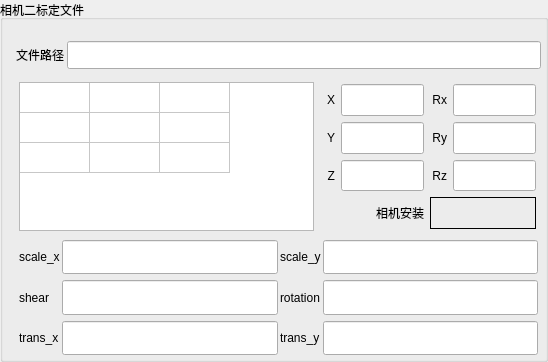
           <widget class="QGroupBox" name="groupBox_2">
            <property name="title">
             <string>相机二标定文件</string>
            </property>
            <layout class="QVBoxLayout" name="verticalLayout_3" stretch="1,4,3">
             <property name="spacing">
              <number>2</number>
             </property>
             <property name="topMargin">
              <number>15</number>
             </property>
             <property name="rightMargin">
              <number>2</number>
             </property>
             <property name="bottomMargin">
              <number>2</number>
             </property>
             <item>
              <layout class="QHBoxLayout" name="horizontalLayout_2">
               <property name="leftMargin">
                <number>2</number>
               </property>
               <property name="topMargin">
                <number>6</number>
               </property>
               <property name="rightMargin">
                <number>2</number>
               </property>
               <property name="bottomMargin">
                <number>6</number>
               </property>
               <item>
                <widget class="QLabel" name="label_10">
                 <property name="text">
                  <string>文件路径</string>
                 </property>
                </widget>
               </item>
               <item>
                <widget class="ClickLineEdit" name="lineEdit_Calib2">
                 <property name="sizePolicy">
                  <sizepolicy hsizetype="Expanding" vsizetype="Preferred">
                   <horstretch>0</horstretch>
                   <verstretch>0</verstretch>
                  </sizepolicy>
                 </property>
                </widget>
               </item>
              </layout>
             </item>
             <item>
              <layout class="QHBoxLayout" name="horizontalLayout_10" stretch="4,3">
               <property name="leftMargin">
                <number>5</number>
               </property>
               <property name="topMargin">
                <number>5</number>
               </property>
               <property name="rightMargin">
                <number>5</number>
               </property>
               <property name="bottomMargin">
                <number>5</number>
               </property>
               <item>
                <widget class="QTableWidget" name="tableWidget2">
                 <property name="autoScrollMargin">
                  <number>10</number>
                 </property>
                 <attribute name="horizontalHeaderVisible">
                  <bool>false</bool>
                 </attribute>
                 <attribute name="horizontalHeaderDefaultSectionSize">
                  <number>70</number>
                 </attribute>
                 <attribute name="verticalHeaderVisible">
                  <bool>false</bool>
                 </attribute>
                 <attribute name="verticalHeaderDefaultSectionSize">
                  <number>30</number>
                 </attribute>
                 <row>
                  <property name="text">
                   <string>新建行</string>
                  </property>
                 </row>
                 <row>
                  <property name="text">
                   <string>新建行</string>
                  </property>
                 </row>
                 <row>
                  <property name="text">
                   <string>新建行</string>
                  </property>
                 </row>
                 <column>
                  <property name="text">
                   <string>新建列</string>
                  </property>
                 </column>
                 <column>
                  <property name="text">
                   <string>新建列</string>
                  </property>
                 </column>
                 <column>
                  <property name="text">
                   <string>新建列</string>
                  </property>
                 </column>
                 <item row="1" column="1">
                  <property name="text">
                   <string/>
                  </property>
                  <property name="flags">
                   <set>ItemIsSelectable</set>
                  </property>
                 </item>
                </widget>
               </item>
               <item>
                <layout class="QGridLayout" name="gridLayout_17" rowstretch="1,1,1,1" columnstretch="1,5,1,5">
                 <property name="leftMargin">
                  <number>2</number>
                 </property>
                 <property name="topMargin">
                  <number>2</number>
                 </property>
                 <property name="rightMargin">
                  <number>2</number>
                 </property>
                 <property name="bottomMargin">
                  <number>2</number>
                 </property>
                 <property name="spacing">
                  <number>6</number>
                 </property>
                 <item row="0" column="0">
                  <widget class="QLabel" name="label_50">
                   <property name="text">
                    <string>X</string>
                   </property>
                   <property name="alignment">
                    <set>Qt::AlignRight|Qt::AlignTrailing|Qt::AlignVCenter</set>
                   </property>
                  </widget>
                 </item>
                 <item row="2" column="1">
                  <widget class="QLineEdit" name="lineEdit_CalibRegPosZ2">
                   <property name="sizePolicy">
                    <sizepolicy hsizetype="Preferred" vsizetype="Preferred">
                     <horstretch>0</horstretch>
                     <verstretch>0</verstretch>
                    </sizepolicy>
                   </property>
                   <property name="text">
                    <string/>
                   </property>
                   <property name="readOnly">
                    <bool>true</bool>
                   </property>
                  </widget>
                 </item>
                 <item row="0" column="3">
                  <widget class="QLineEdit" name="lineEdit_CalibRegPosRx2">
                   <property name="sizePolicy">
                    <sizepolicy hsizetype="Preferred" vsizetype="Preferred">
                     <horstretch>0</horstretch>
                     <verstretch>0</verstretch>
                    </sizepolicy>
                   </property>
                   <property name="text">
                    <string/>
                   </property>
                   <property name="readOnly">
                    <bool>true</bool>
                   </property>
                  </widget>
                 </item>
                 <item row="1" column="1">
                  <widget class="QLineEdit" name="lineEdit_CalibRegPosY2">
                   <property name="sizePolicy">
                    <sizepolicy hsizetype="Preferred" vsizetype="Preferred">
                     <horstretch>0</horstretch>
                     <verstretch>0</verstretch>
                    </sizepolicy>
                   </property>
                   <property name="text">
                    <string/>
                   </property>
                   <property name="readOnly">
                    <bool>true</bool>
                   </property>
                  </widget>
                 </item>
                 <item row="3" column="0" colspan="2">
                  <widget class="QLabel" name="label_51">
                   <property name="sizePolicy">
                    <sizepolicy hsizetype="Preferred" vsizetype="Preferred">
                     <horstretch>0</horstretch>
                     <verstretch>0</verstretch>
                    </sizepolicy>
                   </property>
                   <property name="text">
                    <string>相机安装</string>
                   </property>
                   <property name="alignment">
                    <set>Qt::AlignRight|Qt::AlignTrailing|Qt::AlignVCenter</set>
                   </property>
                  </widget>
                 </item>
                 <item row="3" column="2" colspan="2">
                  <widget class="QLabel" name="label_CameraInstallType2">
                   <property name="sizePolicy">
                    <sizepolicy hsizetype="Preferred" vsizetype="Preferred">
                     <horstretch>0</horstretch>
                     <verstretch>0</verstretch>
                    </sizepolicy>
                   </property>
                   <property name="frameShape">
                    <enum>QFrame::Box</enum>
                   </property>
                   <property name="text">
                    <string/>
                   </property>
                   <property name="alignment">
                    <set>Qt::AlignLeading|Qt::AlignLeft|Qt::AlignVCenter</set>
                   </property>
                  </widget>
                 </item>
                 <item row="1" column="2">
                  <widget class="QLabel" name="label_49">
                   <property name="text">
                    <string>Ry</string>
                   </property>
                   <property name="alignment">
                    <set>Qt::AlignRight|Qt::AlignTrailing|Qt::AlignVCenter</set>
                   </property>
                  </widget>
                 </item>
                 <item row="2" column="3">
                  <widget class="QLineEdit" name="lineEdit_CalibRegPosRz2">
                   <property name="sizePolicy">
                    <sizepolicy hsizetype="Preferred" vsizetype="Preferred">
                     <horstretch>0</horstretch>
                     <verstretch>0</verstretch>
                    </sizepolicy>
                   </property>
                   <property name="text">
                    <string/>
                   </property>
                   <property name="readOnly">
                    <bool>true</bool>
                   </property>
                  </widget>
                 </item>
                 <item row="0" column="2">
                  <widget class="QLabel" name="label_48">
                   <property name="text">
                    <string>Rx</string>
                   </property>
                   <property name="alignment">
                    <set>Qt::AlignRight|Qt::AlignTrailing|Qt::AlignVCenter</set>
                   </property>
                  </widget>
                 </item>
                 <item row="1" column="0">
                  <widget class="QLabel" name="label_44">
                   <property name="text">
                    <string>Y</string>
                   </property>
                   <property name="alignment">
                    <set>Qt::AlignRight|Qt::AlignTrailing|Qt::AlignVCenter</set>
                   </property>
                  </widget>
                 </item>
                 <item row="0" column="1">
                  <widget class="QLineEdit" name="lineEdit_CalibRegPosX2">
                   <property name="sizePolicy">
                    <sizepolicy hsizetype="Preferred" vsizetype="Preferred">
                     <horstretch>0</horstretch>
                     <verstretch>0</verstretch>
                    </sizepolicy>
                   </property>
                   <property name="text">
                    <string/>
                   </property>
                   <property name="readOnly">
                    <bool>true</bool>
                   </property>
                  </widget>
                 </item>
                 <item row="2" column="2">
                  <widget class="QLabel" name="label_45">
                   <property name="text">
                    <string>Rz</string>
                   </property>
                   <property name="alignment">
                    <set>Qt::AlignRight|Qt::AlignTrailing|Qt::AlignVCenter</set>
                   </property>
                  </widget>
                 </item>
                 <item row="2" column="0">
                  <widget class="QLabel" name="label_47">
                   <property name="text">
                    <string>Z</string>
                   </property>
                   <property name="alignment">
                    <set>Qt::AlignRight|Qt::AlignTrailing|Qt::AlignVCenter</set>
                   </property>
                  </widget>
                 </item>
                 <item row="1" column="3">
                  <widget class="QLineEdit" name="lineEdit_CalibRegPosRy2">
                   <property name="sizePolicy">
                    <sizepolicy hsizetype="Preferred" vsizetype="Preferred">
                     <horstretch>0</horstretch>
                     <verstretch>0</verstretch>
                    </sizepolicy>
                   </property>
                   <property name="text">
                    <string/>
                   </property>
                   <property name="readOnly">
                    <bool>true</bool>
                   </property>
                  </widget>
                 </item>
                </layout>
               </item>
              </layout>
             </item>
             <item>
              <layout class="QGridLayout" name="gridLayout_8">
               <property name="leftMargin">
                <number>5</number>
               </property>
               <property name="topMargin">
                <number>2</number>
               </property>
               <property name="rightMargin">
                <number>5</number>
               </property>
               <property name="bottomMargin">
                <number>2</number>
               </property>
               <property name="verticalSpacing">
                <number>6</number>
               </property>
               <item row="0" column="2">
                <widget class="QLabel" name="label_14">
                 <property name="text">
                  <string>scale_y</string>
                 </property>
                </widget>
               </item>
               <item row="1" column="2">
                <widget class="QLabel" name="label_16">
                 <property name="text">
                  <string>rotation</string>
                 </property>
                </widget>
               </item>
               <item row="0" column="1">
                <widget class="QLineEdit" name="lineEdit_ScaleX2">
                 <property name="sizePolicy">
                  <sizepolicy hsizetype="Expanding" vsizetype="Preferred">
                   <horstretch>0</horstretch>
                   <verstretch>0</verstretch>
                  </sizepolicy>
                 </property>
                 <property name="readOnly">
                  <bool>true</bool>
                 </property>
                </widget>
               </item>
               <item row="1" column="0">
                <widget class="QLabel" name="label_11">
                 <property name="text">
                  <string>shear</string>
                 </property>
                </widget>
               </item>
               <item row="0" column="0">
                <widget class="QLabel" name="label_12">
                 <property name="text">
                  <string>scale_x</string>
                 </property>
                </widget>
               </item>
               <item row="2" column="2">
                <widget class="QLabel" name="label_17">
                 <property name="text">
                  <string>trans_y</string>
                 </property>
                </widget>
               </item>
               <item row="2" column="0">
                <widget class="QLabel" name="label_18">
                 <property name="text">
                  <string>trans_x</string>
                 </property>
                </widget>
               </item>
               <item row="0" column="3">
                <widget class="QLineEdit" name="lineEdit_ScaleY2">
                 <property name="sizePolicy">
                  <sizepolicy hsizetype="Expanding" vsizetype="Preferred">
                   <horstretch>0</horstretch>
                   <verstretch>0</verstretch>
                  </sizepolicy>
                 </property>
                 <property name="readOnly">
                  <bool>true</bool>
                 </property>
                </widget>
               </item>
               <item row="2" column="1">
                <widget class="QLineEdit" name="lineEdit_TransX2">
                 <property name="sizePolicy">
                  <sizepolicy hsizetype="Expanding" vsizetype="Preferred">
                   <horstretch>0</horstretch>
                   <verstretch>0</verstretch>
                  </sizepolicy>
                 </property>
                 <property name="readOnly">
                  <bool>true</bool>
                 </property>
                </widget>
               </item>
               <item row="1" column="1">
                <widget class="QLineEdit" name="lineEdit_Shear2">
                 <property name="sizePolicy">
                  <sizepolicy hsizetype="Expanding" vsizetype="Preferred">
                   <horstretch>0</horstretch>
                   <verstretch>0</verstretch>
                  </sizepolicy>
                 </property>
                 <property name="readOnly">
                  <bool>true</bool>
                 </property>
                </widget>
               </item>
               <item row="1" column="3">
                <widget class="QLineEdit" name="lineEdit_Rotation2">
                 <property name="sizePolicy">
                  <sizepolicy hsizetype="Expanding" vsizetype="Preferred">
                   <horstretch>0</horstretch>
                   <verstretch>0</verstretch>
                  </sizepolicy>
                 </property>
                 <property name="readOnly">
                  <bool>true</bool>
                 </property>
                </widget>
               </item>
               <item row="2" column="3">
                <widget class="QLineEdit" name="lineEdit_TransY2">
                 <property name="sizePolicy">
                  <sizepolicy hsizetype="Expanding" vsizetype="Preferred">
                   <horstretch>0</horstretch>
                   <verstretch>0</verstretch>
                  </sizepolicy>
                 </property>
                 <property name="readOnly">
                  <bool>true</bool>
                 </property>
                </widget>
               </item>
              </layout>
             </item>
            </layout>
           </widget>
